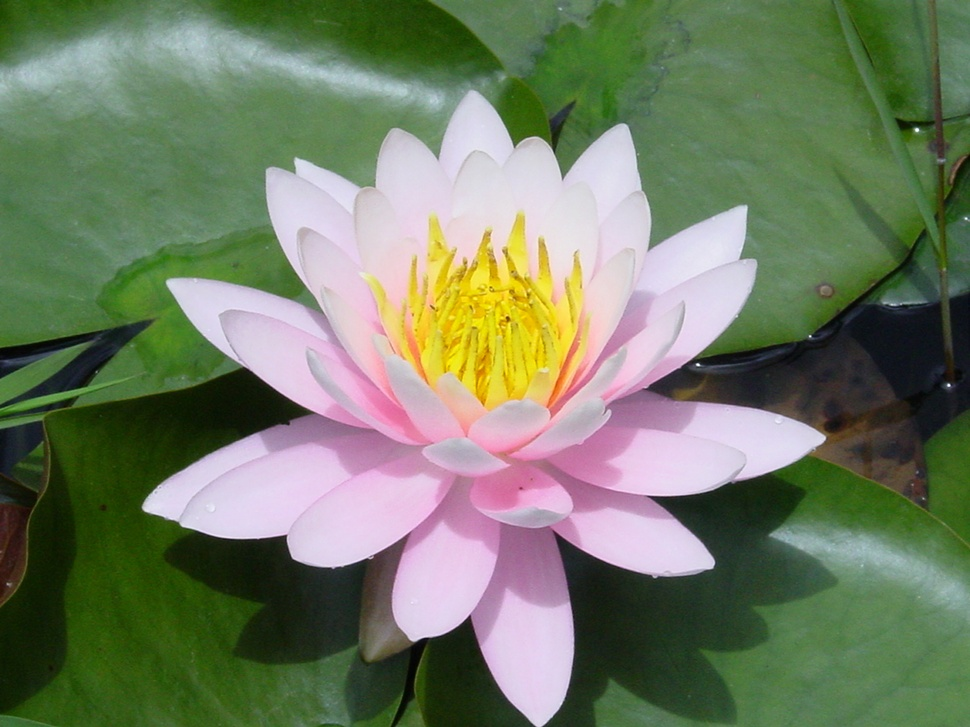
#> input picture process_imagens_psi3471/PSI3471-master/Aula_1/flor_ori.jpg, 970 x 727 px, shrunk from 1280 x 960 before the run
$ python decompor_imagem.py
#> lines starting #> are read from the running program, lines starting #| are printed output that depends on the picture
'''
Reduzir ruído de imagem preto e branca
Utilizando média aritmética dos pixels ao redor
'''

import cv2

img = cv2.imread("flor_ori.jpg")
#> img is the input picture: shape (727, 970, 3); mean B, G, R 99.3, 124.7, 114

# B G R

'''
mantenho canal 0 com os valores de azul e passo os outros como 0
o msm pras outras cores
'''
# get blue image
img_blue = img.copy()

img_blue[:,:,1] = 0
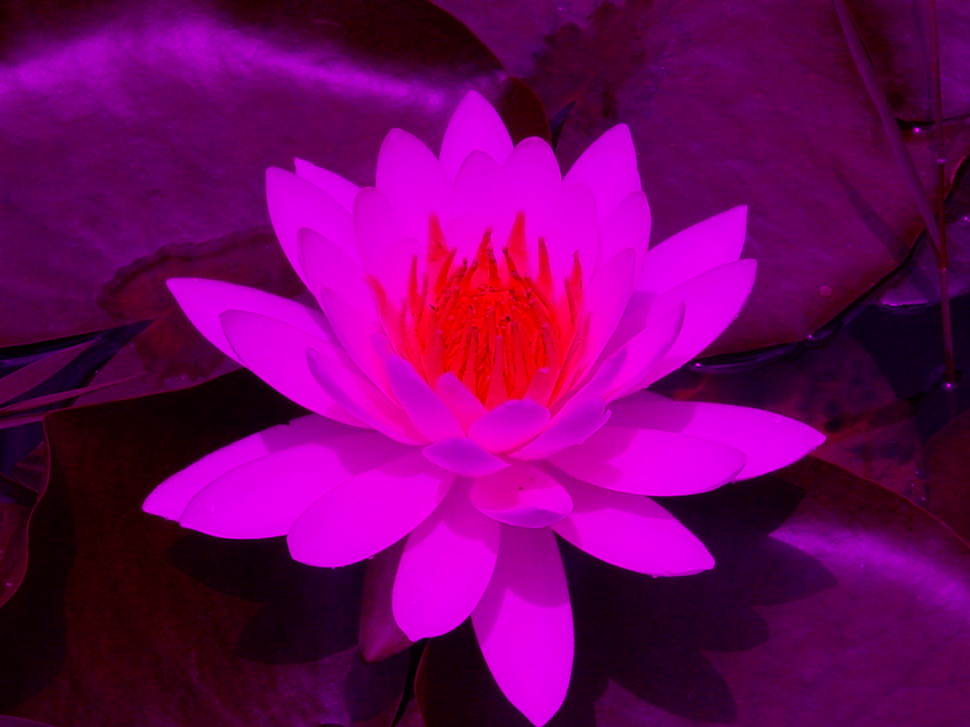
#> img_blue: shape (727, 970, 3); mean B, G, R 99.3, 0, 114
img_blue[:,:,2] = 0
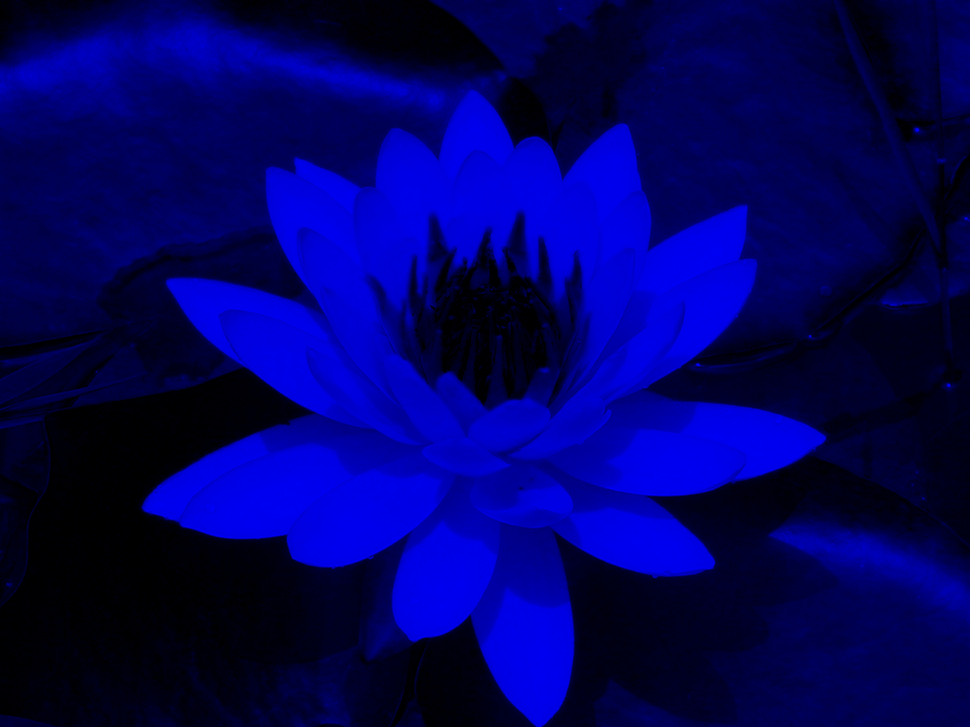
#> img_blue: shape (727, 970, 3); mean B, G, R 99.3, 0, 0

# get green image
img_green = img.copy()

img_green[:,:,0] = 0
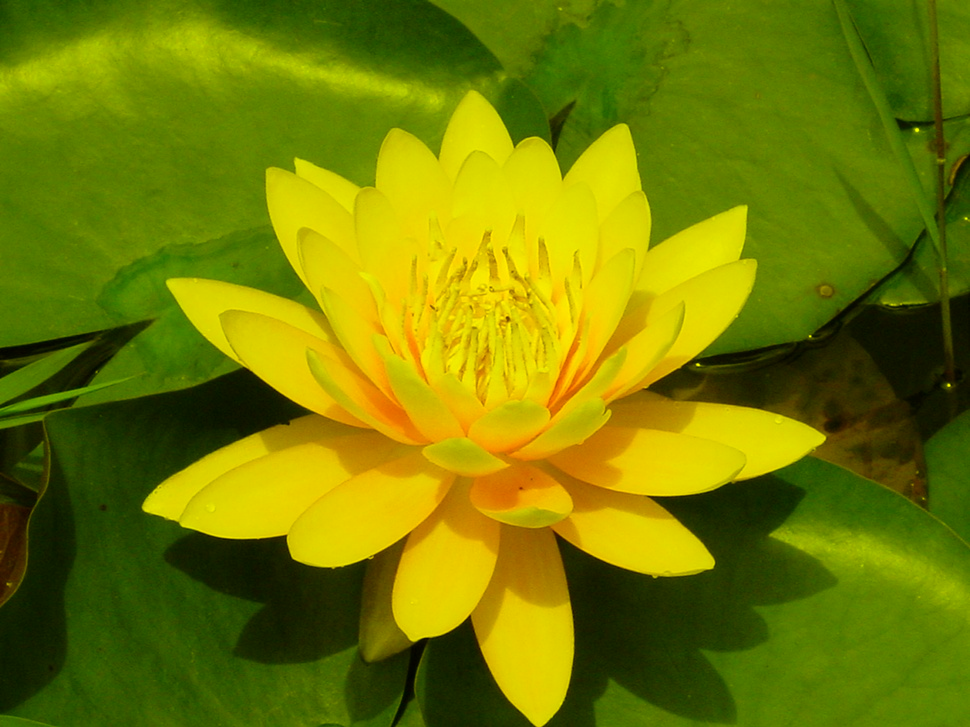
#> img_green: shape (727, 970, 3); mean B, G, R 0, 124.7, 114
img_green[:,:,2] = 0
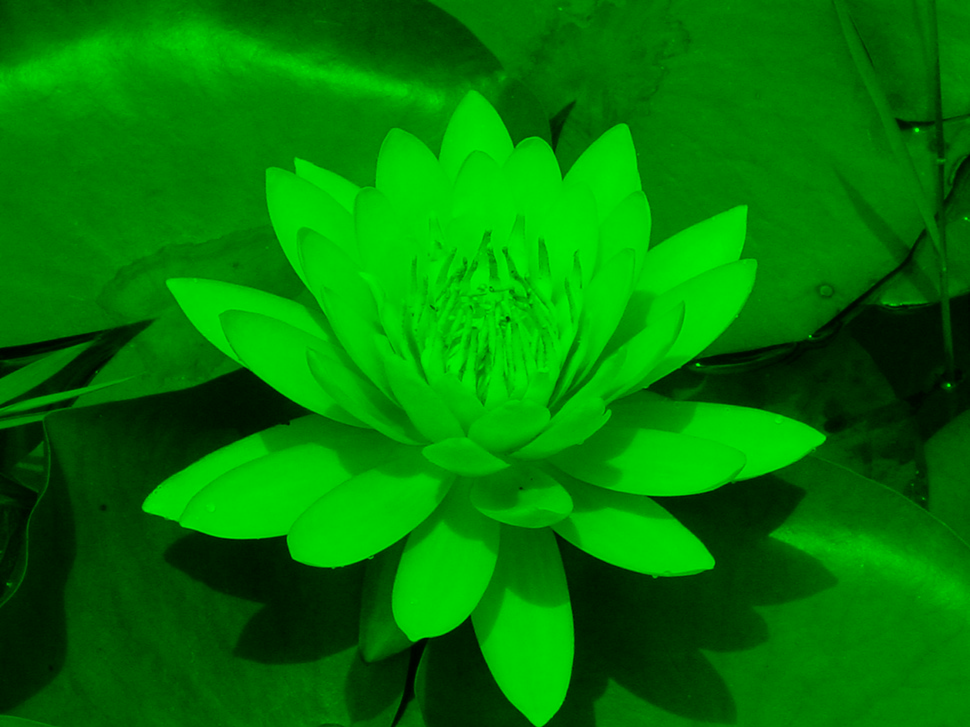
#> img_green: shape (727, 970, 3); mean B, G, R 0, 124.7, 0

# get red image
img_red = img.copy()

img_red[:,:,0] = 0
img_red[:,:,1] = 0
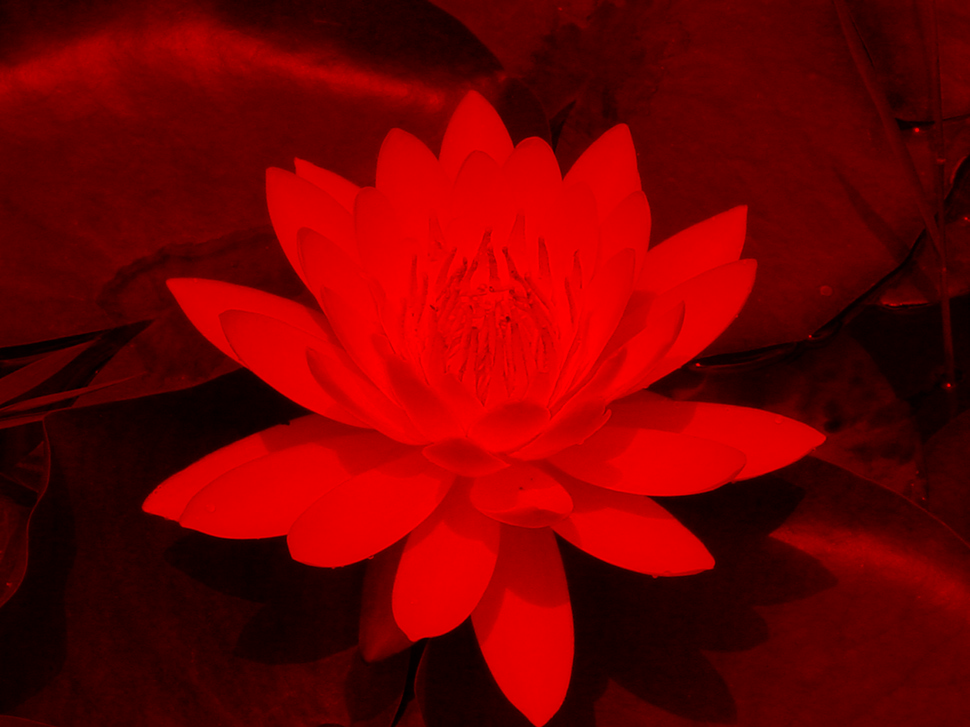
#> img_red: shape (727, 970, 3); mean B, G, R 0, 0, 114

cv2.imshow("Flor azul", img_blue)
k = cv2.waitKey(0)
#> (key Esc is pressed here)

cv2.imshow("Flor verde", img_green)
k = cv2.waitKey(0)
#> (key Esc is pressed here)

cv2.imshow("Flor vermelho", img_red)
k = cv2.waitKey(0)
#> (key Esc is pressed here)

#> (the run stopped early here; a loop or call above may not have finished)

$ run again, with process_imagens_psi3471/PSI3471-master/Aula_1/noisy_image.jpg copied over process_imagens_psi3471/PSI3471-master/Aula_1/flor_ori.jpg
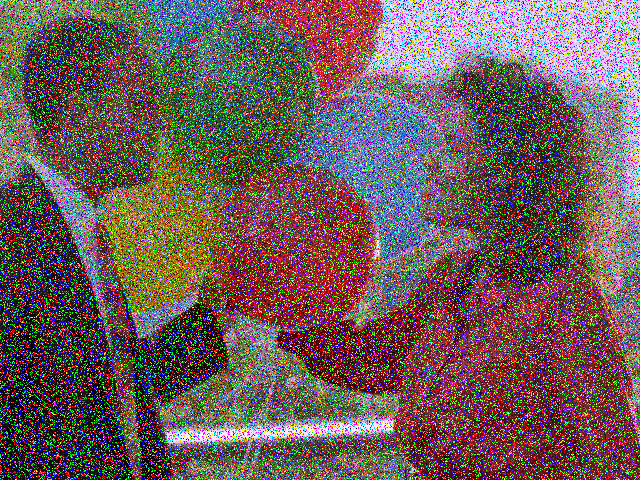
#> input picture process_imagens_psi3471/PSI3471-master/Aula_1/noisy_image.jpg, 640 x 480 px
#> img is the input picture: shape (480, 640, 3); mean B, G, R 89.9, 92, 109.1
#> `img_green[:,:,2] = 0`:
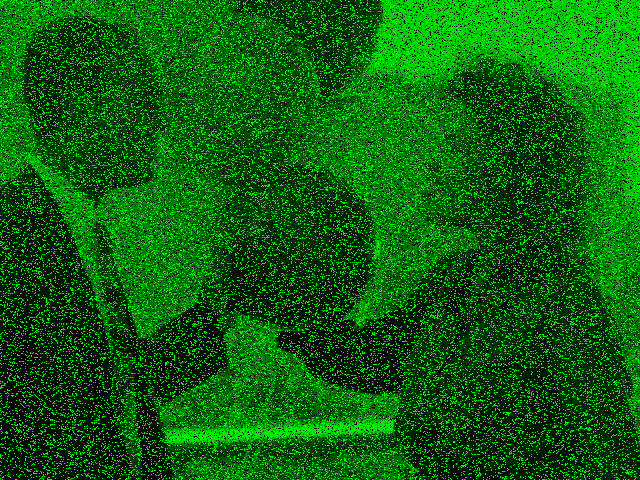
#> img_green: shape (480, 640, 3); mean B, G, R 0, 92, 0
#> `img_red[:,:,1] = 0`:
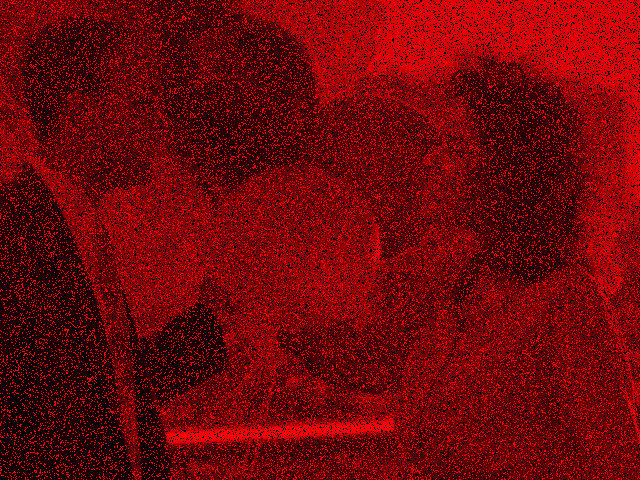
#> img_red: shape (480, 640, 3); mean B, G, R 0, 0, 109.1
